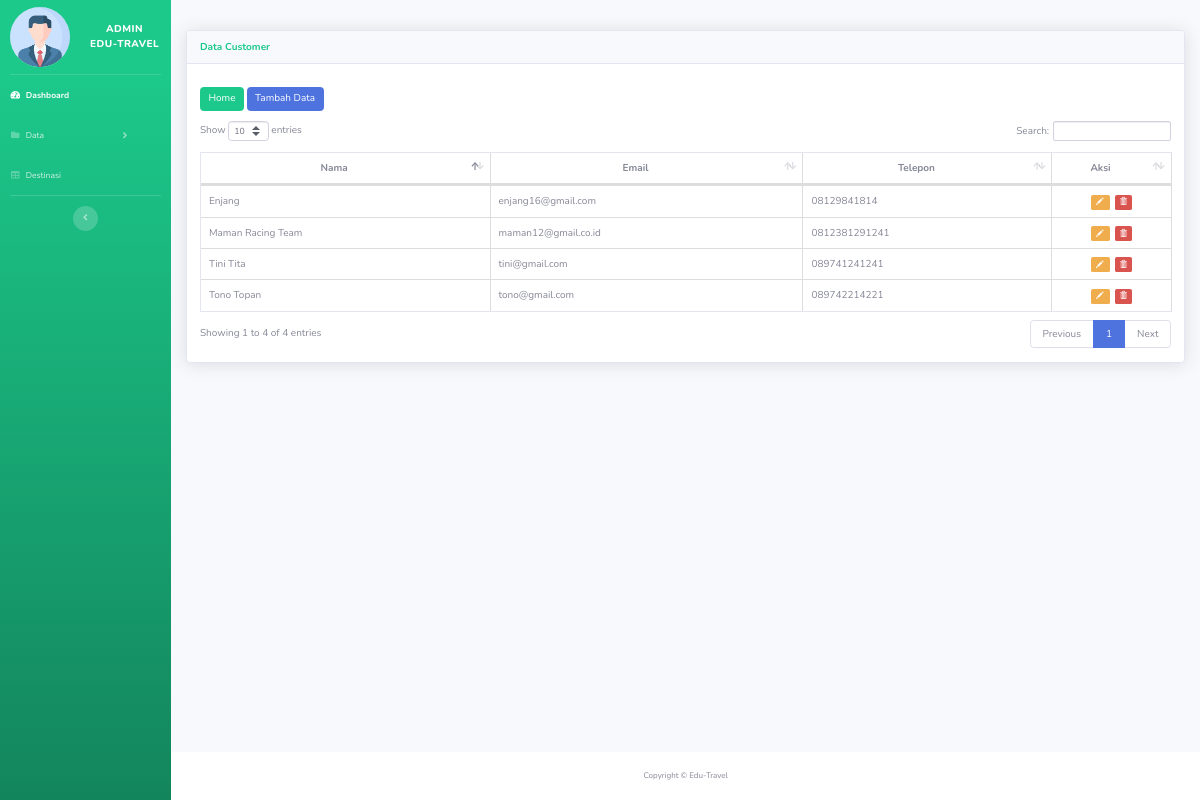
/travelling/admin_page/customer/customer.php (signed in), run on an earlier commit of the app's database.
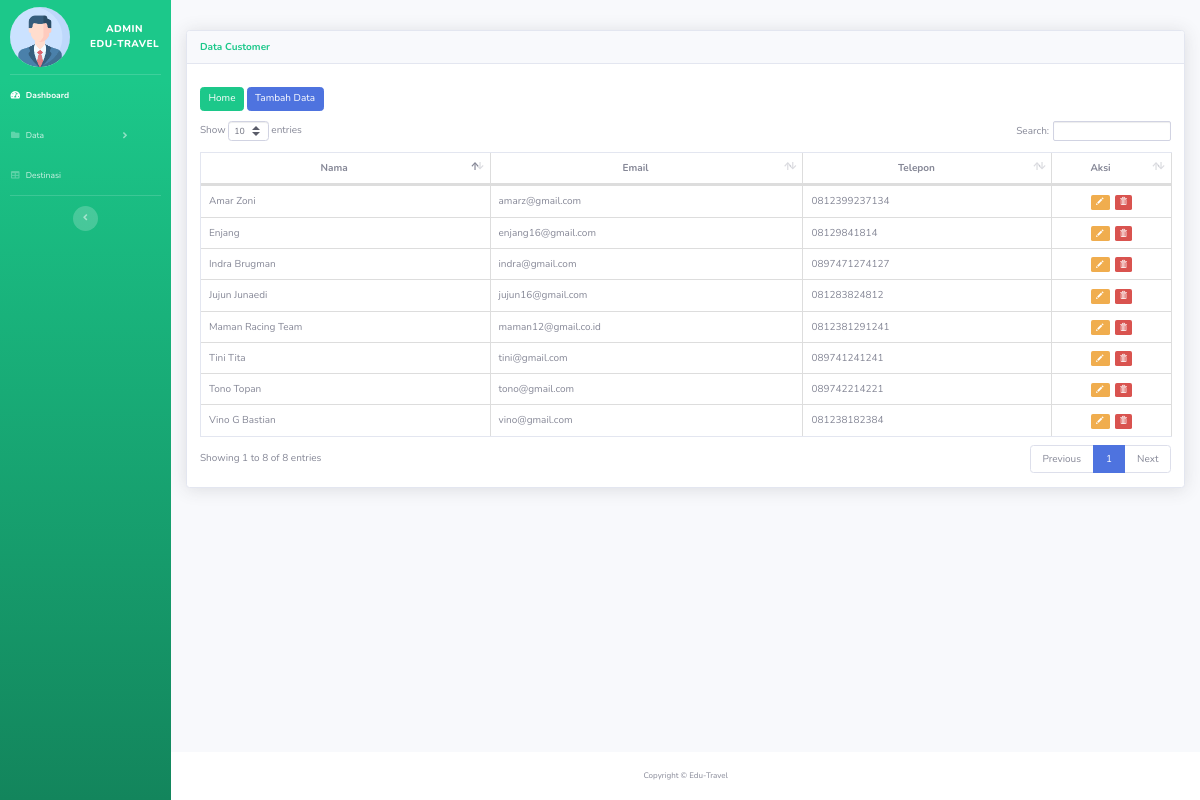
And on a later commit of the database.
### tables this page shows
CREATE TABLE `customer` (
  `id_customer` int(11) NOT NULL,
  `username` varchar(25) NOT NULL,
  `password` varchar(255) NOT NULL,
  `nama` varchar(50) NOT NULL,
  `email` varchar(50) NOT NULL,
  `telepon` varchar(13) NOT NULL
);

### travelling/admin_page/customer/customer.php (the view, shortened to what this page needs)
<!DOCTYPE html>
<html lang="en">
<head>
    <link href="../vendor/fontawesome-free/css/all.min.css" rel="stylesheet" type="text/css">
    <link rel="stylesheet" href="https://maxcdn.bootstrapcdn.com/bootstrap/3.4.1/css/bootstrap.min.css">
    <link href="../css/sb-admin-2.min.css" rel="stylesheet">
    <link href="../vendor/datatables/dataTables.bootstrap4.min.css" rel="stylesheet">
</head>
<body id="page-top">
    <div id="wrapper">
        <ul class="navbar-nav bg-gradient-success sidebar sidebar-dark accordion" id="accordionSidebar"
            style="width: 200px !important;">
            <br>
            <a class="sidebar-brand d-flex align-items-center" href="../index.php">
                <img src="../img/adminprofile.png" style="width: 60px; border-radius: 50%; margin-right: 20px;">
                <div class="sidebar-brand-text">Admin <br>Edu-Travel</div>
            </a>
            <br>
            <hr class="sidebar-divider my-0">
            <li class="nav-item active">
                <a class="nav-link" href="../index.php">
                    <i class="fas fa-fw fa-tachometer-alt"></i>
                    <span>Dashboard</span></a>
            </li>
            <li class="nav-item">
                <a class="nav-link collapsed" href="#" data-toggle="collapse" data-target="#collapsePages"
                    aria-expanded="true" aria-controls="collapsePages">
                    <i class="fas fa-fw fa-folder"></i>
                    <span>Data</span>
                </a>
            </li>
            <li class="nav-item">
                <a class="nav-link" href="../tables.php">
                    <i class="fas fa-fw fa-table"></i>
                    <span>Destinasi</span></a>
            </li>
            <hr class="sidebar-divider d-none d-md-block">
            <div class="text-center d-none d-md-inline">
                <button class="rounded-circle border-0" id="sidebarToggle"></button>
            </div>
        </ul>
        <div id="content-wrapper" class="d-flex flex-column">
            <div id="content">
                <div class="container">
                    <div class="card shadow mb-4 mt-5">
                    <div class="card-header py-3">
                            <h6 class="m-0 font-weight-bold text-success">Data Customer</h6>
                        </div>
                        <div class="card-body">
                            <div class="table-responsive">
                                <a class="btn btn-success" style="margin-bottom:10px; margin-top:10px"
                                    href="../index.php">Home</a>
                                <a class="btn btn-primary" style="margin-bottom:10px; margin-top:10px"
                                    href="tambah.php">Tambah Data</a>
                                <table class="table table-bordered" id="dataTable" width="100%" cellspacing="0">
                                    <thead>
                                        <tr style="text-align: center;">
                                            <th>Nama</th>
                                            <th>Email</th>
                                            <th>Telepon</th>
                                            <th style="width: 80px;">Aksi</th>
                                        </tr>
                                    </thead>
                                    <tbody>
                                        <?php
                                        require_once '../../koneksi.php';
                                        $sql = "SELECT * FROM customer";
                                        $query = mysqli_query($koneksi, $sql);
                                        while ($data = mysqli_fetch_array($query)) {
                                            ?>
                                            <tr>
                                                <td>
                                                    <?= $data['nama']; ?>
                                                </td>
                                                <td>
                                                    <?= $data['email']; ?>
                                                </td>
                                                <td>
                                                    <?= $data['telepon']; ?>
                                                </td>
                                                <td style="text-align: center;">
                                                    <a href="edit.php?id_customer=<?php echo $data["id_customer"] ?>"
                                                        class="label label-warning"> <span
                                                            class="glyphicon glyphicon-pencil"></span>
                                                    </a>
                                                    <a href="hapus.php?id_customer=<?php echo $data["id_customer"] ?>"
                                                        class="label label-danger"> <span
                                                            class="glyphicon glyphicon-trash"></span>
                                                    </a>
                                                </td>
                                            </tr>
                                        <?php } ?>
                                    </tbody>
                                </table>
                            </div>
                        </div>
                    </div>
                </div>
            </div>
            <footer class="sticky-footer bg-white">
                <div class="container my-auto">
                    <div class="copyright text-center my-auto">
                    <span>Copyright &copy; Edu-Travel</span>
                    </div>
                </div>
            </footer>
        </div>
    </div>
</body>
</html>

What changed in the data, as far as the page shows it:
added customer: nama "Jujun Junaedi", email "jujun16@gmail.com", telepon "081283824812"
added customer: nama "Vino G Bastian", email "vino@gmail.com", telepon "081238182384"
added customer: nama "Amar Zoni", email "amarz@gmail.com", telepon "0812399237134"
added customer: nama "Indra Brugman", email "indra@gmail.com", telepon "0897471274127"
Also different on the page:
text written by a page script: "Show entries Search: Showing 1 to 4 of 4 entries Previous 1 Next" → "Show entries Search: Showing 1 to 8 of 8 entries Previous 1 Next"
